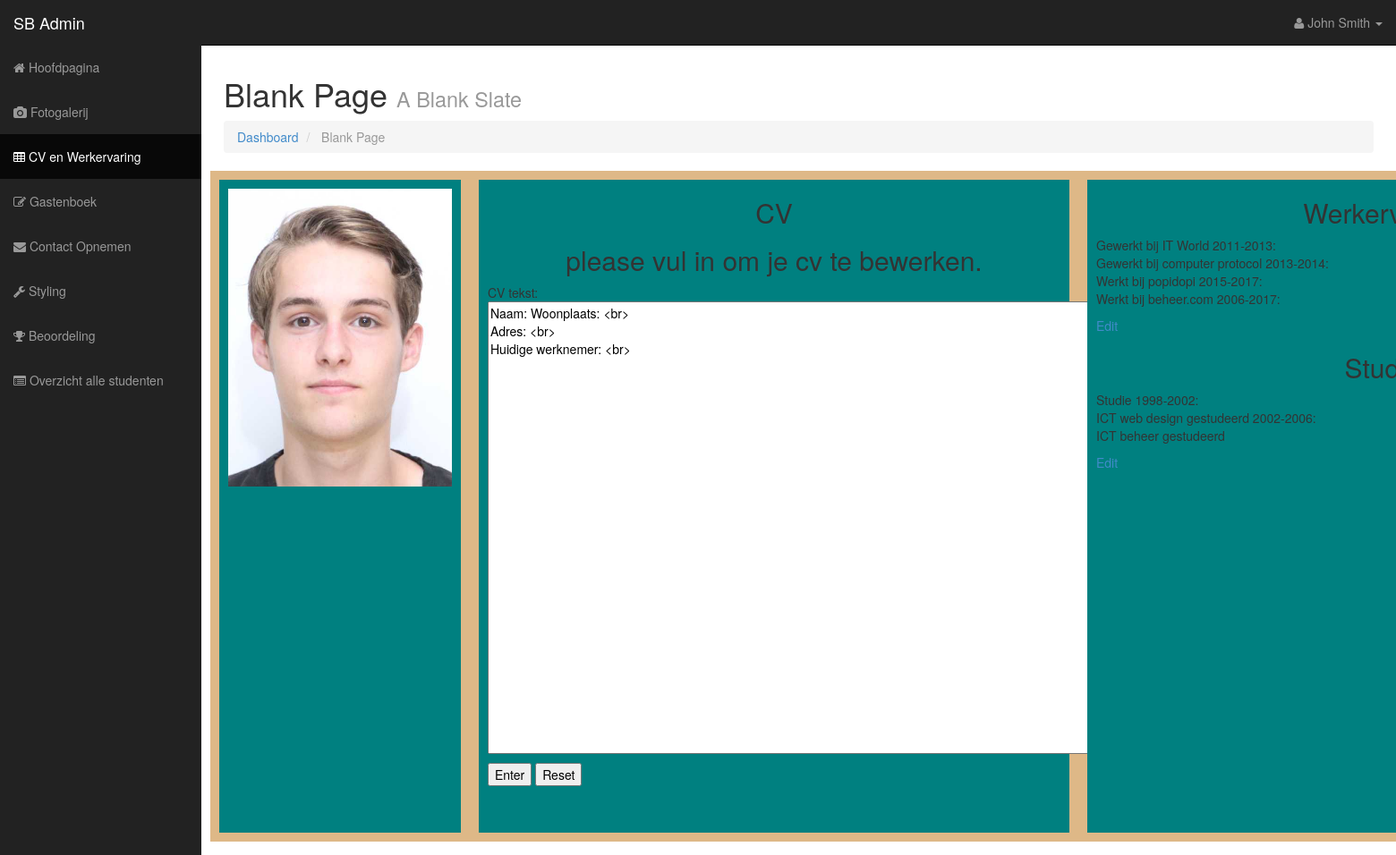
Page /Bootstrap/cvtext_edit.php?cvID=1 on the earlier database version.
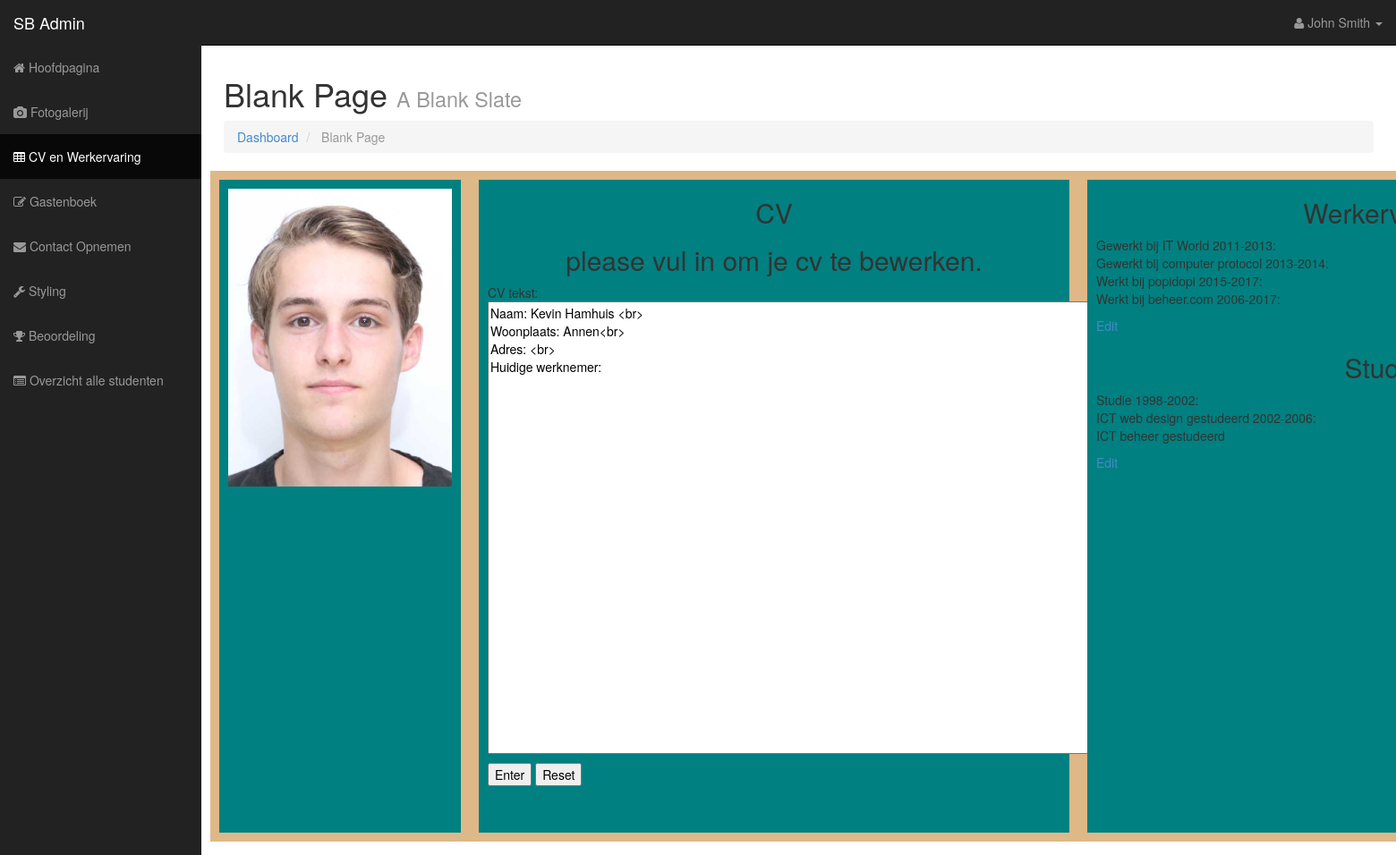
Same page on the later database version.
### tables this page shows
CREATE TABLE `text_cv` (
  `User_ID` int(11) NOT NULL,
  `cvID` int(11) NOT NULL,
  `Textarea` varchar(1500) DEFAULT NULL,
  `Werkervaring` varchar(1500) DEFAULT NULL,
  `Opleidingen` varchar(1500) DEFAULT NULL,
  `Persoonlijke_Gegevens` varchar(500) DEFAULT NULL,
  `Voorsteltekst` varchar(255) DEFAULT NULL
);

### Bootstrap/cvtext_edit.php (the view, shortened to what the changed rows need)
<!DOCTYPE html>
<html lang="en">
    <head>
        <link href="css/bootstrap.css" rel="stylesheet">
        <link href="css/sb-admin.css" rel="stylesheet">
        <link rel="stylesheet" href="font-awesome/css/font-awesome.min.css">
    </head>
    <body>
        <div id="wrapper">
            <nav class="navbar navbar-inverse navbar-fixed-top" role="navigation">
                <div class="navbar-header">
                    <a class="navbar-brand" href="index.html">SB Admin</a>
                </div>
            </nav>
            <div id="page-wrapper">
                <div class="row">
                    <div class="col-lg-12">
                        <h1>Blank Page <small>A Blank Slate</small></h1>
                    </div>
                    <div class="frontendcv">
                        <div class="cv">
                            <h2>CV</h2>
                            <?php
                            $cvID = $_GET["cvID"];
                            $DBConnect = mysqli_connect("localhost", "root", "");
                            if ($DBConnect === FALSE)
                            {
                                echo "<p>Unable to connect to the database server.</p>" . "<p>Error code " . mysqli_error() . ": " . mysqli_error() . "</p>";
                            } else
                            {
                                $DBName = "project_portfolio";
                                if (!mysqli_select_db($DBConnect, $DBName))
                                {
                                    echo "<p>Failed to load data!</p>";
                                } else
                                {
                                    $TableName = "Text_CV";
                                    $SQLstring = "SELECT * FROM $TableName WHERE cvID = $cvID";
                                    $QueryResult = mysqli_query($DBConnect, $SQLstring);
                                    if (mysqli_num_rows($QueryResult) == 0)
                                    {
                                        echo "<p>Failed to load data!</p>";
                                    } else
                                    {
                                        echo"<h2>please vul in om je cv te bewerken.</h2>";
                                        echo"<div id='form'>";
                                        echo "<form method='POST' action='cvtext_done.php?cvID=" . $cvID . "'>";
                                        while ($Row = mysqli_fetch_assoc($QueryResult))
                                        {
                                            echo "<p>CV tekst:<textarea rows='25' cols='100' name='textarea'>" . $Row['Textarea'] . "</textarea></p>";
                                            echo "<p><input type='submit' value='Enter'> <input type='reset' value='Reset'></p>";
                                        }
                                        echo "</form>";
                                        echo "</div>";
                                    }
                                }
                            }
                            ?>
                        </div>
                        <div class="we">
                            <h2>Werkervaring</h2>
                            <?php
                            $DBConnect = mysqli_connect("localhost", "root", "");
                            if ($DBConnect === FALSE)
                            {
                                echo "<p>Unable to connect to the database server.</p>" . "<p>Error code " . mysqli_error() . ": " . mysqli_error() . "</p>";
                            } else
                            {
                                $DBName = "project_portfolio";
                                if (!mysqli_select_db($DBConnect, $DBName))
                                {
                                    echo "<p>Er is geen cv tekst</p>";
                                } else
                                {
                                    $TableName = "Text_CV";
                                    $SQLstring = "SELECT * FROM $TableName";
                                    $QueryResult = mysqli_query($DBConnect, $SQLstring);
                                    if (mysqli_num_rows($QueryResult) == 0)
                                    {
                                        echo "<p>There are no textfields!</p>";
                                    } else
                                    {
                                        while ($Row = mysqli_fetch_assoc($QueryResult))
                                        {
                                            echo "<p>{$Row['Werkervaring']}</p>";
                                            echo "<p><a href ='cvwerkervaring_edit.php?cvID=" . $Row['cvID'] . "'>Edit</a><p>";
                                        }
                                    }
                                }
                            }
                            ?>
                            <h2>Studie</h2>
                            <?php
                            $DBConnect = mysqli_connect("localhost", "root", "");
                            if ($DBConnect === FALSE)
                            {
                                echo "<p>Unable to connect to the database server.</p>" . "<p>Error code " . mysqli_error() . ": " . mysqli_error() . "</p>";
                            } else
                            {
                                $DBName = "project_portfolio";
                                if (!mysqli_select_db($DBConnect, $DBName))
                                {
                                    echo "<p>Er is geen cv tekst</p>";
                                } else
                                {
                                    $TableName = "Text_CV";
                                    $SQLstring = "SELECT * FROM $TableName";
                                    $QueryResult = mysqli_query($DBConnect, $SQLstring);
                                    if (mysqli_num_rows($QueryResult) == 0)
                                    {
                                        echo "<p>There are no textfields!</p>";
                                    } else
                                    {
                                        while ($Row = mysqli_fetch_assoc($QueryResult))
                                        {
                                            echo "<p>{$Row['Opleidingen']}</p>";
                                            echo "<p><a href ='cvopleidingen_edit.php?cvID=" . $Row['cvID'] . "'>Edit</a><p>";
                                        }
                                    }
                                }
                            }
                            ?>
                        </div>
                    </div>
                </div>
            </div>
        </div>
    </body>
</html>

Differences in the rows shown:
changed text_cv: textarea "Naam: Woonplaats: <br> Adres: <br> Huidige werknemer: <br>" → "Naam: Kevin Hamhuis <br> Woonplaats: Annen<br> Adres: <br> Huidige werknemer:"
